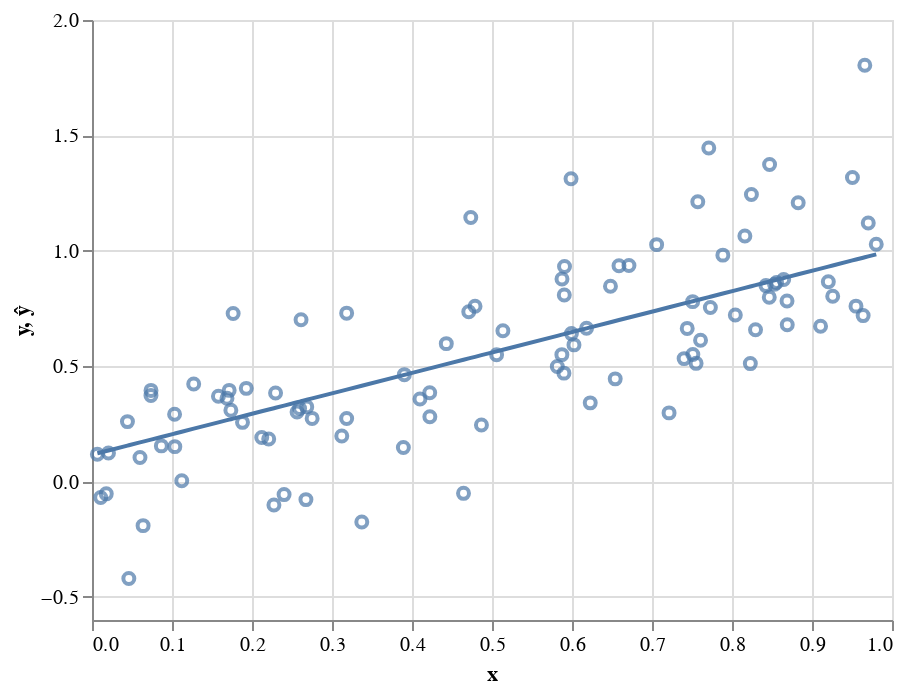

The cell this chart's notebook holds for it:
### Markdown cell above
Let's see what this model looks like:

### Code cell
model = LinearModel(α, β)
ŷ = model.predict(X)
data_df = pd.DataFrame({'y':y, 'ŷ':ŷ, 'x':X[:,0]})
alt.Chart(data_df).mark_point().encode(x='x', y='y') + \
alt.Chart(data_df).mark_line().encode(x='x', y='ŷ')

### Figure 1 — Vega-Lite specification as saved in the notebook (floating-point values rounded to 4 significant figures)
{"$schema": "https://vega.github.io/schema/vega-lite/v3.4.0.json", "config": {"mark": {"tooltip": null}, "view": {"height": 300, "width": 400}}, "data": {"name": "data-91e8c6fbd1cd26ef344dd065fa789ac2"}, "datasets": {"data-91e8c6fbd1cd26ef344dd065fa789ac2": [{"x": 0.5988, "y": 1.312, "ŷ": 0.6467}, {"x": 0.8424, "y": 0.8491, "ŷ": 0.8624}, {"x": 0.8294, "y": 0.6578, "ŷ": 0.8509}, {"x": 0.6025, "y": 0.5921, "ŷ": 0.6499}, {"x": 0.7058, "y": 1.027, "ŷ": 0.7414}, {"x": 0.41, "y": 0.3578, "ŷ": 0.4795}, {"x": 0.3372, "y": -0.175, "ŷ": 0.4151}, {"x": 0.5058, "y": 0.5491, "ŷ": 0.5643}, {"x": 0.4223, "y": 0.2806, "ŷ": 0.4904}, {"x": 0.2401, "y": -0.0566, "ŷ": 0.3291}, {"x": 0.9803, "y": 1.028, "ŷ": 0.9845}, {"x": 0.955, "y": 0.7601, "ŷ": 0.9621}, {"x": 0.7607, "y": 0.6123, "ŷ": 0.79}, {"x": 0.5899, "y": 0.4697, "ŷ": 0.6388}, {"x": 0.7508, "y": 0.7796, "ŷ": 0.7813}, {"x": 0.02059, "y": 0.1234, "ŷ": 0.1347}, {"x": 0.6587, "y": 0.9351, "ŷ": 0.6998}, {"x": 0.8532, "y": 0.8546, "ŷ": 0.8719}, {"x": 0.06387, "y": -0.191, "ŷ": 0.173}, {"x": 0.4735, "y": 1.144, "ŷ": 0.5357}, {"x": 0.7402, "y": 0.5327, "ŷ": 0.7719}, {"x": 0.8646, "y": 0.8757, "ŷ": 0.882}, {"x": 0.2563, "y": 0.3011, "ŷ": 0.3435}, {"x": 0.07376, "y": 0.3949, "ŷ": 0.1818}, {"x": 0.5136, "y": 0.6537, "ŷ": 0.5713}, {"x": 0.8827, "y": 1.208, "ŷ": 0.8981}, {"x": 0.8557, "y": 0.8622, "ŷ": 0.8741}, {"x": 0.1736, "y": 0.3092, "ŷ": 0.2702}, {"x": 0.1035, "y": 0.1512, "ŷ": 0.2081}, {"x": 0.847, "y": 1.374, "ŷ": 0.8664}, {"x": 0.471, "y": 0.7358, "ŷ": 0.5335}, {"x": 0.5816, "y": 0.4985, "ŷ": 0.6315}, {"x": 0.2752, "y": 0.2736, "ŷ": 0.3602}, {"x": 0.6228, "y": 0.3409, "ŷ": 0.6679}, {"x": 0.1764, "y": 0.7282, "ŷ": 0.2727}, {"x": 0.1687, "y": 0.3608, "ŷ": 0.2659}, {"x": 0.1271, "y": 0.4226, "ŷ": 0.229}, {"x": 0.9639, "y": 0.7191, "ŷ": 0.97}, {"x": 0.2274, "y": -0.102, "ŷ": 0.3178}, {"x": 0.9505, "y": 1.318, "ŷ": 0.9581}, {"x": 0.6481, "y": 0.8465, "ŷ": 0.6903}, {"x": 0.1929, "y": 0.4038, "ŷ": 0.2873}, {"x": 0.1122, "y": 0.003252, "ŷ": 0.2158}, {"x": 0.744, "y": 0.6636, "ŷ": 0.7753}, {"x": 0.006705, "y": 0.1183, "ŷ": 0.1224}, {"x": 0.8229, "y": 0.5111, "ŷ": 0.8451}, {"x": 0.3905, "y": 0.4632, "ŷ": 0.4622}, {"x": 0.01783, "y": -0.05334, "ŷ": 0.1323}, {"x": 0.5873, "y": 0.5499, "ŷ": 0.6365}, {"x": 0.9107, "y": 0.6729, "ŷ": 0.9229}, {"x": 0.4222, "y": 0.3846, "ŷ": 0.4903}, {"x": 0.3183, "y": 0.7296, "ŷ": 0.3983}, {"x": 0.3122, "y": 0.1971, "ŷ": 0.3929}, {"x": 0.751, "y": 0.5502, "ŷ": 0.7815}, {"x": 0.966, "y": 1.804, "ŷ": 0.9719}, {"x": 0.7551, "y": 0.5122, "ŷ": 0.7851}, {"x": 0.4868, "y": 0.2454, "ŷ": 0.5475}, {"x": 0.3183, "y": 0.2733, "ŷ": 0.3983}, {"x": 0.9204, "y": 0.866, "ŷ": 0.9315}, {"x": 0.4644, "y": -0.05117, "ŷ": 0.5277}, {"x": 0.08672, "y": 0.1545, "ŷ": 0.1933}, {"x": 0.04432, "y": 0.2597, "ŷ": 0.1557}, {"x": 0.9259, "y": 0.8027, "ŷ": 0.9363}, {"x": 0.3892, "y": 0.1472, "ŷ": 0.4611}, {"x": 0.8466, "y": 0.7986, "ŷ": 0.8661}, {"x": 0.2294, "y": 0.384, "ŷ": 0.3197}, {"x": 0.7213, "y": 0.2975, "ŷ": 0.7552}, {"x": 0.8243, "y": 1.244, "ŷ": 0.8463}, {"x": 0.654, "y": 0.4449, "ŷ": 0.6956}, {"x": 0.2684, "y": 0.3235, "ŷ": 0.3541}, {"x": 0.7886, "y": 0.981, "ŷ": 0.8147}, {"x": 0.5875, "y": 0.8777, "ŷ": 0.6367}, {"x": 0.7572, "y": 1.212, "ŷ": 0.787}, {"x": 0.6182, "y": 0.6639, "ŷ": 0.6638}, {"x": 0.05997, "y": 0.1042, "ŷ": 0.1696}, {"x": 0.1881, "y": 0.2564, "ŷ": 0.2831}, {"x": 0.5993, "y": 0.6411, "ŷ": 0.6471}, {"x": 0.0737, "y": 0.3726, "ŷ": 0.1817}, {"x": 0.4788, "y": 0.7597, "ŷ": 0.5404}, {"x": 0.8691, "y": 0.6796, "ŷ": 0.886}, {"x": 0.8161, "y": 1.064, "ŷ": 0.8391}, {"x": 0.6712, "y": 0.936, "ŷ": 0.7108}, {"x": 0.158, "y": 0.3696, "ŷ": 0.2564}, {"x": 0.8688, "y": 0.7824, "ŷ": 0.8857}, {"x": 0.04604, "y": -0.4202, "ŷ": 0.1572}, {"x": 0.2595, "y": 0.3167, "ŷ": 0.3462}, {"x": 0.2122, "y": 0.1905, "ŷ": 0.3044}, {"x": 0.1032, "y": 0.2917, "ŷ": 0.2079}, {"x": 0.5906, "y": 0.9319, "ŷ": 0.6395}, {"x": 0.5904, "y": 0.8083, "ŷ": 0.6392}, {"x": 0.771, "y": 1.445, "ŷ": 0.7991}, {"x": 0.9703, "y": 1.12, "ŷ": 0.9757}, {"x": 0.8041, "y": 0.7217, "ŷ": 0.8285}, {"x": 0.01083, "y": -0.06899, "ŷ": 0.1261}, {"x": 0.2209, "y": 0.1845, "ŷ": 0.3121}, {"x": 0.773, "y": 0.7541, "ŷ": 0.8009}, {"x": 0.2674, "y": -0.07835, "ŷ": 0.3533}, {"x": 0.1715, "y": 0.3951, "ŷ": 0.2683}, {"x": 0.4429, "y": 0.5976, "ŷ": 0.5086}, {"x": 0.2613, "y": 0.7009, "ŷ": 0.3479}]}, "layer": [{"encoding": {"x": {"field": "x", "type": "quantitative"}, "y": {"field": "y", "type": "quantitative"}}, "mark": "point"}, {"encoding": {"x": {"field": "x", "type": "quantitative"}, "y": {"field": "ŷ", "type": "quantitative"}}, "mark": "line"}]}
